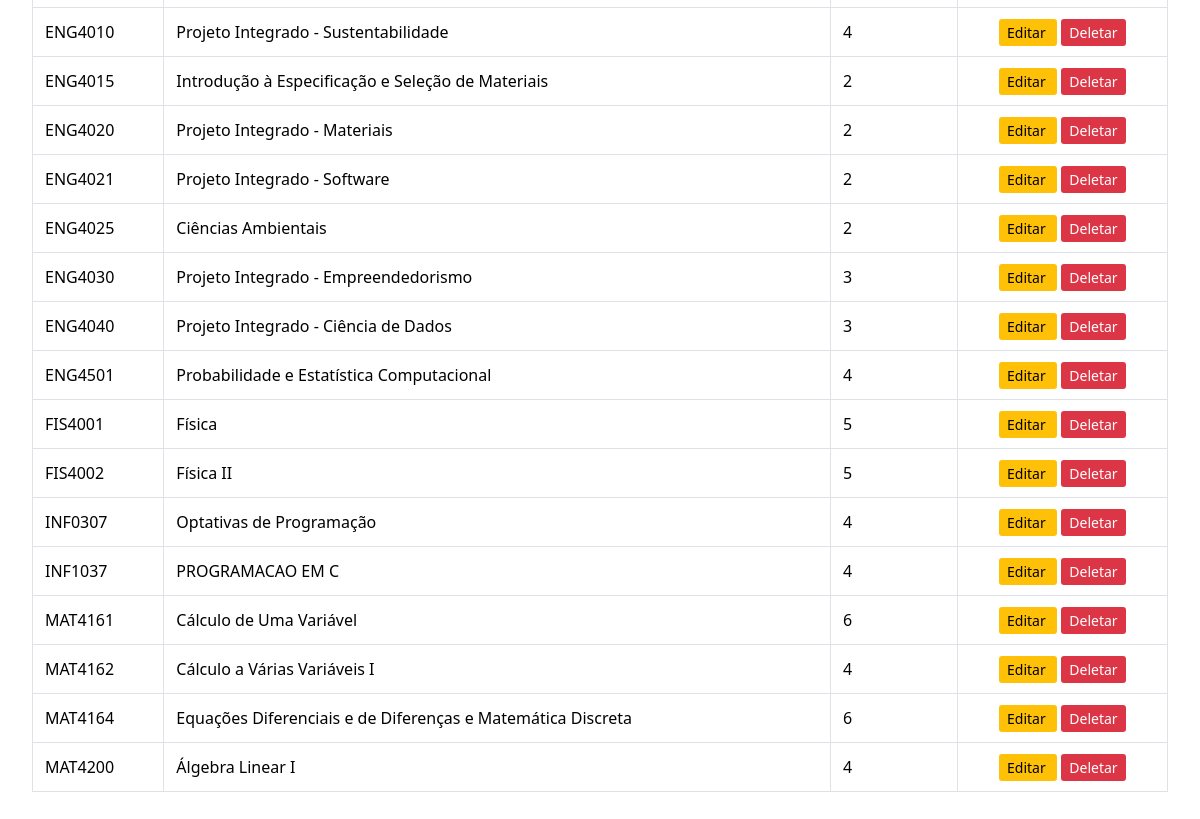
Page /disciplinas/ (signed in, lower part) on the earlier database version.
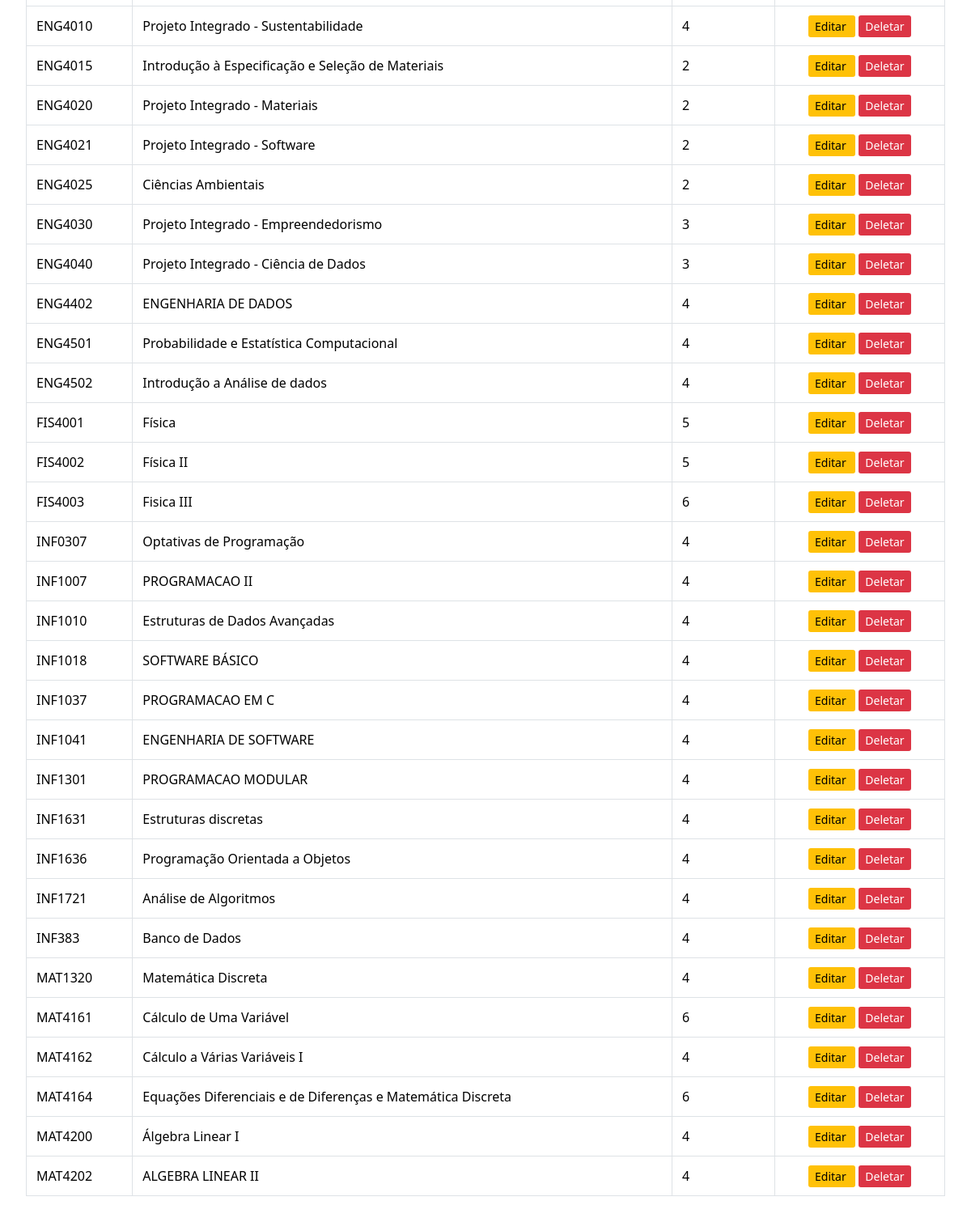
Same page on the later database version.
### appPUC_Planner/models.py (models this page shows, shortened)
class Course(models.Model):
	code = models.CharField("código", max_length=20, unique=True)
	name = models.CharField("nome", max_length=200)
	cursos = models.ManyToManyField(
		Curso,
		through="CursoDisciplina",
		related_name="disciplinas",
		blank=True,
		help_text="Selecione todos os cursos que incluem esta disciplina."
	)
	prerequisites = models.CharField(
		"pré-requisitos",
		max_length=500,
		blank=True,
		help_text="Códigos separados por vírgula, ex: 'MAT 4162, ENG 4010'",
	)
	corequisites = models.CharField(
		"co-requisitos",
		max_length=500,
		blank=True,
		help_text="Códigos separados por vírgula para co-requisitos, ex: 'CTC 4001, CTC 4002'",
	)
	credits = models.PositiveSmallIntegerField("créditos", default=0)
	syllabus_url = models.URLField(
		"link da ementa",
		blank=True,
		help_text="URL para a ementa oficial da disciplina.",
	)
	class Meta:
		verbose_name = "Disciplina"
		verbose_name_plural = "Disciplinas"
		ordering = ["code"]

### hello_world/core/views.py (the view)
# urls.py: path("disciplinas/", core_views.course_list, name="course_list"),
@login_required
def course_list(request):
    courses = Course.objects.all()
    return render(request, "courses/course_list.html", {"courses": courses})

### hello_world/templates/courses/course_list.html (shortened to what this page needs)
{% extends "base.html" %}
{% block content %}
<div style="padding: 2rem; max-width: 1200px; margin: 0 auto;">
    {% if courses %}
        <table style="width: 100%; border-collapse: collapse; margin-top: 1rem;">
            <tbody>
                {% for course in courses %}
                    <tr>
                        <td style="padding: 0.75rem; border: 1px solid #dee2e6;">{{ course.code }}</td>
                        <td style="padding: 0.75rem; border: 1px solid #dee2e6;">{{ course.name }}</td>
                        <td style="padding: 0.75rem; border: 1px solid #dee2e6;">{{ course.credits }}</td>
                        <td style="padding: 0.75rem; border: 1px solid #dee2e6; text-align: center;">
                            <a href="{% url 'course_update' course.pk %}" style="padding: 0.25rem 0.5rem; background: #ffc107; color: black; text-decoration: none; border-radius: 3px; font-size: 0.875rem;">
                                Editar
                            </a>
                            <a href="{% url 'course_delete' course.pk %}" style="padding: 0.25rem 0.5rem; background: #dc3545; color: white; text-decoration: none; border-radius: 3px; font-size: 0.875rem; margin-left: 0.25rem;">
                                Deletar
                            </a>
                        </td>
                    </tr>
                {% endfor %}
            </tbody>
        </table>
    {% else %}
        <p style="margin-top: 2rem; color: #6c757d;">Nenhuma disciplina cadastrada.</p>
    {% endif %}
</div>
{% endblock %}

Differences in the rows shown:
added Course: code "ENG4402", name "ENGENHARIA DE DADOS", credits "4"
added Course: code "ENG4502", name "Introdução a Análise de dados", credits "4"
added Course: code "FIS4003", name "Fisica III", credits "6"
added Course: code "INF1007", name "PROGRAMACAO II", credits "4"
added Course: code "INF1010", name "Estruturas de Dados Avançadas", credits "4"
added Course: code "INF1018", name "SOFTWARE BÁSICO", credits "4"
added Course: code "INF1041", name "ENGENHARIA DE SOFTWARE", credits "4"
added Course: code "INF1301", name "PROGRAMACAO MODULAR", credits "4"
added Course: code "INF1631", name "Estruturas discretas", credits "4"
added Course: code "INF1636", name "Programação Orientada a Objetos", credits "4"
added Course: code "INF1721", name "Análise de Algoritmos", credits "4"
added Course: code "INF383", name "Banco de Dados", credits "4"
added Course: code "MAT1320", name "Matemática Discreta", credits "4"
added Course: code "MAT4202", name "ALGEBRA LINEAR II", credits "4"
